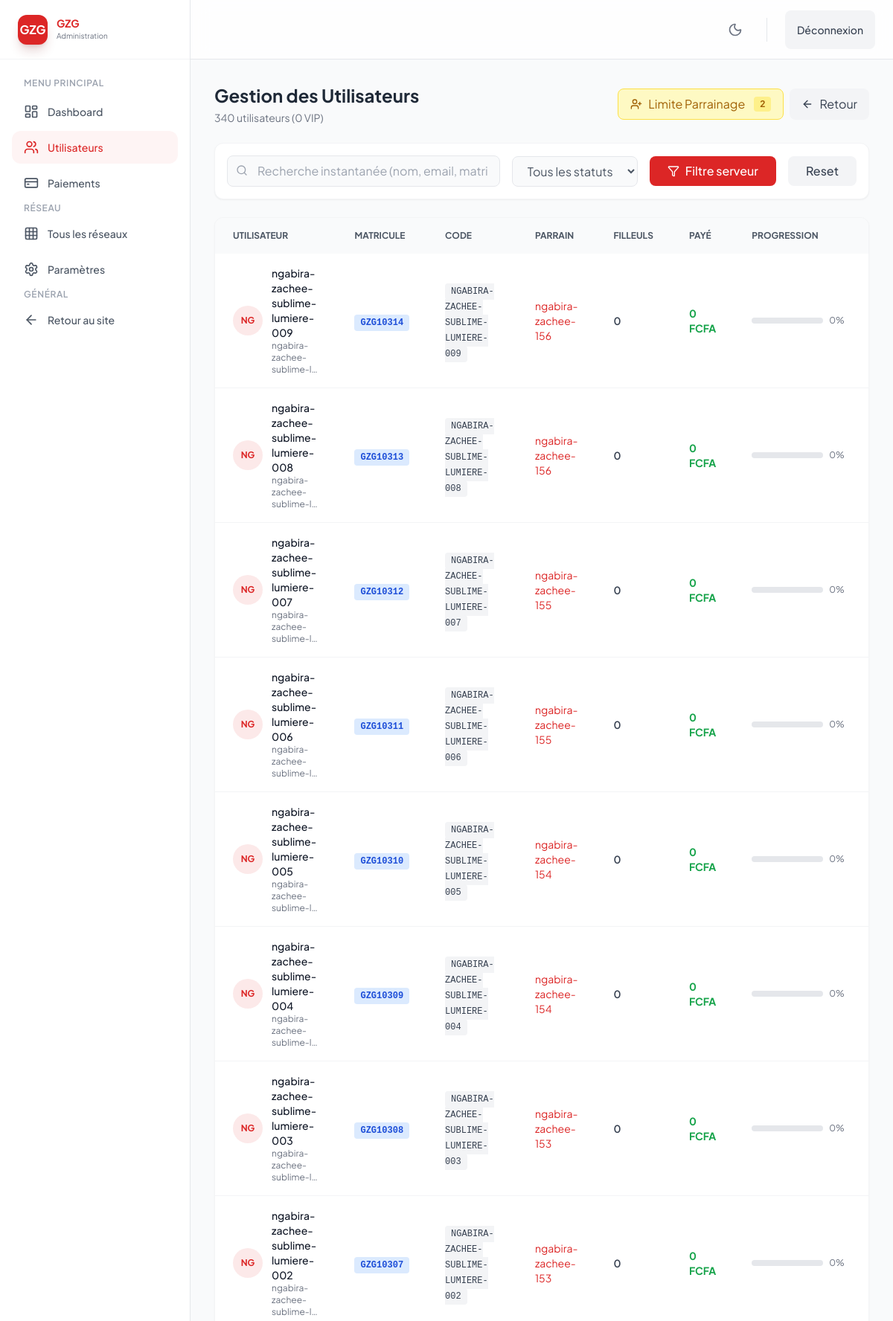
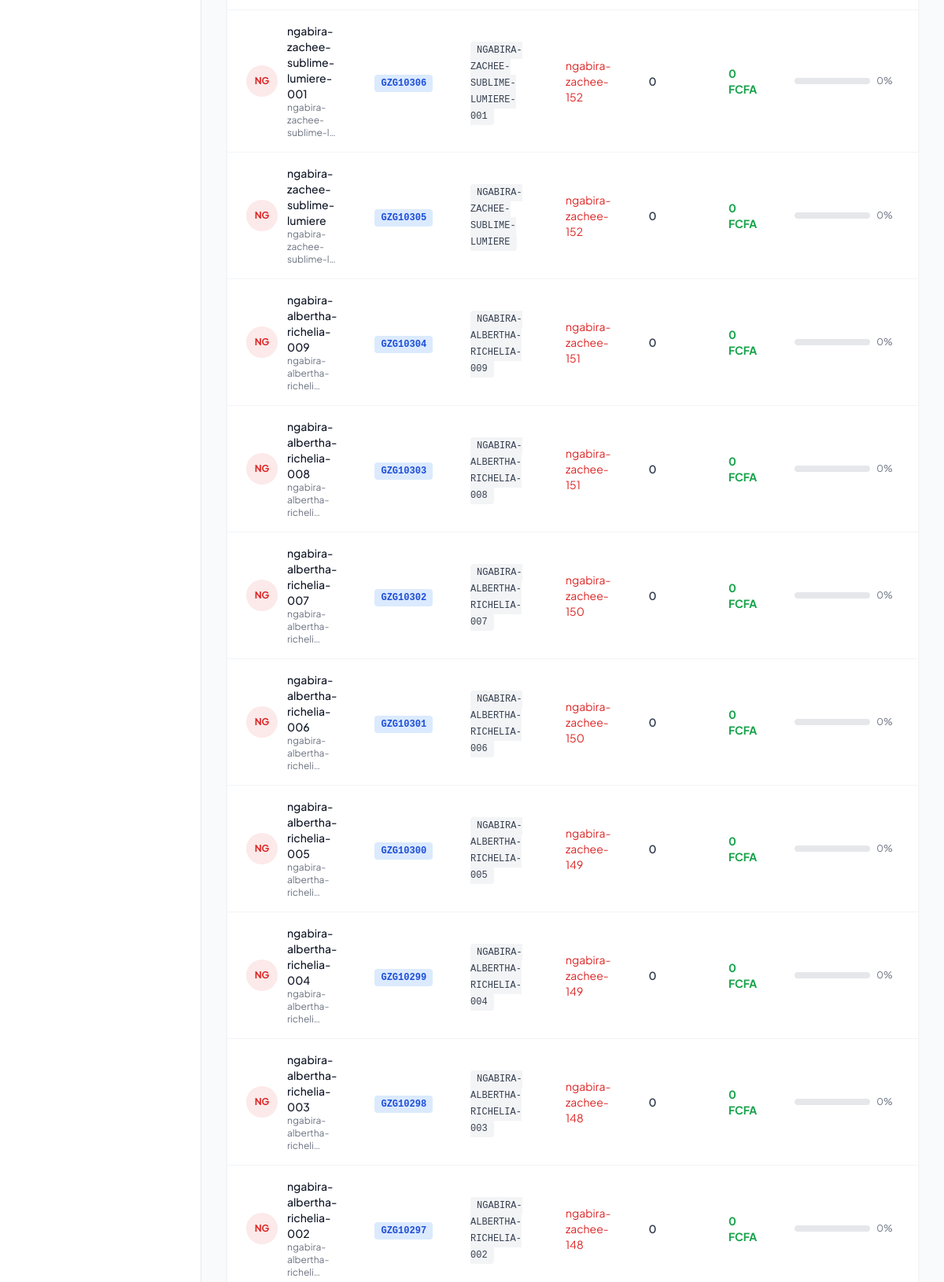
/admin-users/?page=2 (signed in, upper part), run on the app's committed database (2 pictures, top to bottom).
### parrainage/models.py (models this page shows, shortened)
class Profile(models.Model):
    user = models.OneToOneField(User, on_delete=models.CASCADE, related_name='profile')
    matricule = models.CharField(
        max_length=50,
        unique=True,
        blank=True,
        null=True,
        help_text="Matricule unique généré automatiquement (ex: GZG10001)"
    )
    referrer = models.ForeignKey(
        'self',
        on_delete=models.SET_NULL,
        null=True,
        blank=True,
        related_name='referrals'
    )
    referral_code = models.CharField(max_length=50, unique=True, editable=False)
    phone_number = models.CharField(max_length=20, blank=True, null=True, help_text="Numéro de téléphone")
    country = CountryField(blank=True, null=True, help_text="Pays de résidence")
    total_paid = models.DecimalField(max_digits=12, decimal_places=2, default=0.00)
    is_vip = models.BooleanField(default=False)
    reset_token = models.CharField(max_length=64, blank=True, null=True)
    reset_token_expires = models.DateTimeField(blank=True, null=True)
    @property
    def progress_percent(self):
        from decimal import Decimal
        quota = GlobalSettings.get_current_quota()
        if quota <= 0: return 0
        return min((float(self.total_paid) / float(quota)) * 100, 100)

class GlobalSettings(models.Model):
    required_quota = models.DecimalField(
        max_digits=12,
        decimal_places=2,
        default=100000.00,
        help_text="Le montant total pour devenir VIP et accéder aux marchés."
    )
    matricule_prefix = models.CharField(
        max_length=10,
        default="GZG",
        help_text="Préfixe du matricule utilisateur (ex: AEWR, GZG). Les numéros seront générés automatiquement."
    )
    matricule_counter = models.PositiveIntegerField(
        default=10000,
        help_text="Compteur de départ pour la génération des matricules. Le prochain matricule sera PRÉFIXE + ce numéro."
    )
    referral_limit = models.PositiveIntegerField(
        default=2,
        help_text="Nombre maximum de filleuls directs par utilisateur (défaut: 2)"
    )
    updated_at = models.DateTimeField(auto_now=True)
    class Meta:
        verbose_name = "Paramètre Global"
        verbose_name_plural = "Paramètres Globaux"
    @classmethod
    def get_current_quota(cls):
        config, _ = cls.objects.get_or_create(id=1)
        return config.required_quota
    @classmethod
    def get_referral_limit(cls):
        config, _ = cls.objects.get_or_create(id=1)
        return config.referral_limit

### parrainage/views.py (the view)
# urls.py: path('admin-users/', views.admin_users_view, name='admin_users'),
@admin_required
def admin_users_view(request):
    profiles = Profile.objects.select_related('user', 'referrer').all().order_by('-user__date_joined')
    search = request.GET.get('search', '')
    status = request.GET.get('status', '')
    if search:
        profiles = profiles.filter(
            Q(user__username__icontains=search) |
            Q(user__email__icontains=search) |
            Q(referral_code__icontains=search)
        )
    if status == 'vip':
        profiles = profiles.filter(is_vip=True)
    elif status == 'non_vip':
        profiles = profiles.filter(is_vip=False)
    paginator = Paginator(profiles, 25)
    page = request.GET.get('page', 1)
    profiles_page = paginator.get_page(page)
    total_users = profiles.count()
    vip_count = profiles.filter(is_vip=True).count()
    quota = GlobalSettings.get_current_quota()
    referral_limit = GlobalSettings.get_referral_limit()
    context = {
        'profiles': profiles_page,
        'total_users': total_users,
        'vip_count': vip_count,
        'search': search,
        'status': status,
        'quota': quota,
        'referral_limit': referral_limit,
    }
    return render(request, 'parrainage/admin/users.html', context)

### parrainage/views.py (called while the page is built)
def admin_required(view_func):
    @wraps(view_func)
    def _wrapped_view(request, *args, **kwargs):
        if not request.user.is_authenticated:
            return redirect('login')
        if not (request.user.is_staff and request.user.is_superuser):
            messages.error(request, 'Accès refusé. Cette page est réservée aux administrateurs.')
            return redirect('dashboard')
        return view_func(request, *args, **kwargs)
    return _wrapped_view

### templates/parrainage/admin/users.html (shortened to what this page needs)
{% extends 'parrainage/admin/admin_base.html' %}
{% block content %}
<section class="animate-slide-up">
    <div class="flex flex-col md:flex-row justify-between items-center mb-6 gap-4">
        <div>
            <h2 class="text-2xl font-bold text-gray-800 dark:text-white">Gestion des Utilisateurs</h2>
            <p class="text-gray-500 dark:text-gray-400 text-sm mt-1">{{ total_users }} utilisateurs ({{ vip_count }} VIP)</p>
        </div>
        <div class="flex gap-2">
            <button onclick="openReferralLimitModal()" class="px-4 py-2 bg-yellow-100 dark:bg-yellow-900/20 text-yellow-700 dark:text-yellow-300 rounded-lg flex items-center gap-2 hover:bg-yellow-200 dark:hover:bg-yellow-900/30 transition-colors border border-yellow-300 dark:border-yellow-800">
                <i data-lucide="user-plus" class="w-4 h-4"></i>
                <span class="hidden sm:inline">Limite Parrainage</span>
                <span id="current-limit-badge" class="ml-1 px-2 py-0.5 bg-yellow-200 dark:bg-yellow-900/40 rounded text-xs font-bold">
                    {{ referral_limit }}
                </span>
            </button>
            <a href="{% url 'admin_dashboard' %}" class="px-4 py-2 bg-gray-100 dark:bg-slate-700 text-gray-700 dark:text-gray-200 rounded-lg flex items-center gap-2 hover:bg-gray-200 dark:hover:bg-slate-600 transition-colors">
                <i data-lucide="arrow-left" class="w-4 h-4"></i>
                <span class="hidden sm:inline">Retour</span>
            </a>
        </div>
    </div>
    <form method="get" id="filter-form" class="bg-white dark:bg-slate-800 p-4 rounded-xl shadow-sm border border-gray-100 dark:border-slate-700 mb-6">
        <div class="flex flex-wrap gap-4 items-center">
            <div class="relative flex-1 min-w-[200px]">
                <i data-lucide="search" class="w-4 h-4 absolute left-3 top-3 text-gray-400"></i>
                <input type="text" id="instant-search" placeholder="Recherche instantanée (nom, email, matricule, code...)" value="{{ search }}"
                    class="w-full pl-10 pr-4 py-2 rounded-lg bg-gray-50 dark:bg-slate-700 border border-gray-200 dark:border-slate-600 focus:outline-none focus:ring-2 focus:ring-primary/20 dark:text-white">
            </div>
            <select id="status-filter" name="status" class="px-4 py-2 rounded-lg bg-gray-50 dark:bg-slate-700 border border-gray-200 dark:border-slate-600 text-gray-600 dark:text-gray-200 focus:outline-none focus:ring-2 focus:ring-primary/20">
                <option value="">Tous les statuts</option>
            </select>
            <button type="submit" class="px-6 py-2 bg-primary hover:bg-red-700 text-white rounded-lg font-medium transition-colors flex items-center gap-2">
                <i data-lucide="filter" class="w-4 h-4"></i>
                <span class="hidden sm:inline">Filtre serveur</span>
            </button>
            <a href="{% url 'admin_users' %}" class="px-6 py-2 bg-gray-100 dark:bg-slate-700 text-gray-700 dark:text-gray-200 rounded-lg font-medium hover:bg-gray-200 dark:hover:bg-slate-600 transition-colors">
                Reset
            </a>
        </div>
    </form>
    <div class="bg-white dark:bg-slate-800 rounded-xl shadow-sm border border-gray-100 dark:border-slate-700 overflow-hidden">
        <div class="overflow-x-auto">
            <table class="w-full text-left">
                <thead class="bg-gray-50 dark:bg-slate-700/50 text-gray-600 dark:text-gray-300 text-xs uppercase font-semibold">
                    <tr>
                        <th class="px-6 py-4">Utilisateur</th>
                        <th class="px-6 py-4">Matricule</th>
                        <th class="px-6 py-4">Code</th>
                        <th class="px-6 py-4">Parrain</th>
                        <th class="px-6 py-4">Filleuls</th>
                        <th class="px-6 py-4">Payé</th>
                        <th class="px-6 py-4">Progression</th>
                        <th class="px-6 py-4">Statut</th>
                    </tr>
                </thead>
                <tbody class="divide-y divide-gray-100 dark:divide-slate-700 text-sm">
                    {% for profile in profiles %}
                    <tr class="hover:bg-gray-50 dark:hover:bg-slate-700/30 transition-colors">
                        <td class="px-6 py-4">
                            <div class="flex items-center gap-3">
                                <div class="w-10 h-10 rounded-full bg-primary/10 dark:bg-red-900/30 flex items-center justify-center text-xs font-bold text-primary dark:text-red-300 flex-shrink-0">
                                    {{ profile.user.username|slice:":2"|upper }}
                                </div>
                                <div>
                                    <div class="font-medium text-gray-900 dark:text-white">{{ profile.user.username }}</div>
                                    <div class="text-xs text-gray-500 dark:text-gray-400">{{ profile.user.email|truncatechars:25 }}</div>
                                </div>
                            </div>
                        </td>
                        <td class="px-6 py-4">
                            {% if profile.matricule %}
                            <code class="text-xs bg-blue-100 dark:bg-blue-900/30 text-blue-700 dark:text-blue-300 px-2 py-1 rounded font-mono font-bold">{{ profile.matricule }}</code>
                            {% else %}
                            <span class="text-xs text-gray-400 italic">Non généré</span>
                            {% endif %}
                        </td>
                        <td class="px-6 py-4">
                            <code class="text-xs bg-gray-100 dark:bg-slate-700 px-2 py-1 rounded text-gray-700 dark:text-gray-300">{{ profile.referral_code }}</code>
                        </td>
                        <td class="px-6 py-4 text-gray-600 dark:text-gray-300">
                            {% if profile.referrer %}
                                <a href="{% url 'admin_user_detail' profile.referrer.pk %}" class="text-primary dark:text-red-400 hover:underline text-sm">
                                    {{ profile.referrer.user.username }}
                                </a>
                            {% else %}
                                <span class="text-gray-400">-</span>
                            {% endif %}
                        </td>
                        <td class="px-6 py-4">
                            <span class="font-semibold text-gray-700 dark:text-gray-200">{{ profile.referrals.count }}</span>
                        </td>
                        <td class="px-6 py-4">
                            <span class="font-bold text-green-600 dark:text-green-400">{{ profile.total_paid|floatformat:0 }} FCFA</span>
                        </td>
                        <td class="px-6 py-4">
                            <div class="flex items-center gap-2">
                                <div class="w-24 h-2 bg-gray-200 dark:bg-slate-600 rounded-full overflow-hidden">
                                </div>
                                <span class="text-xs text-gray-500 dark:text-gray-400">{{ profile.progress_percent|floatformat:0 }}%</span>
                            </div>
                        </td>
                        <td class="px-6 py-4">
                        </td>
                    </tr>
                    {% endfor %}
                </tbody>
            </table>
        </div>
    </div>
</section>
{% endblock %}

### data on the page
Profile: user.username "NG", user.username "ngabira-zachee-sublime-lumiere-009", user.email "ngabira-zachee-sublime-l…", matricule "GZG10314", referral_code "NGABIRA-ZACHEE-SUBLIME-LUMIERE-009", referrer.user.username "ngabira-zachee-156", referrals.count "0", total_paid "0", progress_percent "0"
Profile: user.username "NG", user.username "ngabira-zachee-sublime-lumiere-008", user.email "ngabira-zachee-sublime-l…", matricule "GZG10313", referral_code "NGABIRA-ZACHEE-SUBLIME-LUMIERE-008", referrer.user.username "ngabira-zachee-156", referrals.count "0", total_paid "0", progress_percent "0"
Profile: user.username "NG", user.username "ngabira-zachee-sublime-lumiere-007", user.email "ngabira-zachee-sublime-l…", matricule "GZG10312", referral_code "NGABIRA-ZACHEE-SUBLIME-LUMIERE-007", referrer.user.username "ngabira-zachee-155", referrals.count "0", total_paid "0", progress_percent "0"
Profile: user.username "NG", user.username "ngabira-zachee-sublime-lumiere-006", user.email "ngabira-zachee-sublime-l…", matricule "GZG10311", referral_code "NGABIRA-ZACHEE-SUBLIME-LUMIERE-006", referrer.user.username "ngabira-zachee-155", referrals.count "0", total_paid "0", progress_percent "0"
Profile: user.username "NG", user.username "ngabira-zachee-sublime-lumiere-005", user.email "ngabira-zachee-sublime-l…", matricule "GZG10310", referral_code "NGABIRA-ZACHEE-SUBLIME-LUMIERE-005", referrer.user.username "ngabira-zachee-154", referrals.count "0", total_paid "0", progress_percent "0"
Profile: user.username "NG", user.username "ngabira-zachee-sublime-lumiere-004", user.email "ngabira-zachee-sublime-l…", matricule "GZG10309", referral_code "NGABIRA-ZACHEE-SUBLIME-LUMIERE-004", referrer.user.username "ngabira-zachee-154", referrals.count "0", total_paid "0", progress_percent "0"
Profile: user.username "NG", user.username "ngabira-zachee-sublime-lumiere-003", user.email "ngabira-zachee-sublime-l…", matricule "GZG10308", referral_code "NGABIRA-ZACHEE-SUBLIME-LUMIERE-003", referrer.user.username "ngabira-zachee-153", referrals.count "0", total_paid "0", progress_percent "0"
Profile: user.username "NG", user.username "ngabira-zachee-sublime-lumiere-002", user.email "ngabira-zachee-sublime-l…", matricule "GZG10307", referral_code "NGABIRA-ZACHEE-SUBLIME-LUMIERE-002", referrer.user.username "ngabira-zachee-153", referrals.count "0", total_paid "0", progress_percent "0"
Profile: user.username "NG", user.username "ngabira-zachee-sublime-lumiere-001", user.email "ngabira-zachee-sublime-l…", matricule "GZG10306", referral_code "NGABIRA-ZACHEE-SUBLIME-LUMIERE-001", referrer.user.username "ngabira-zachee-152", referrals.count "0", total_paid "0", progress_percent "0"
Profile: user.username "NG", user.username "ngabira-zachee-sublime-lumiere", user.email "ngabira-zachee-sublime-l…", matricule "GZG10305", referral_code "NGABIRA-ZACHEE-SUBLIME-LUMIERE", referrer.user.username "ngabira-zachee-152", referrals.count "0", total_paid "0", progress_percent "0"
Profile: user.username "NG", user.username "ngabira-albertha-richelia-009", user.email "ngabira-albertha-richeli…", matricule "GZG10304", referral_code "NGABIRA-ALBERTHA-RICHELIA-009", referrer.user.username "ngabira-zachee-151", referrals.count "0", total_paid "0", progress_percent "0"
Profile: user.username "NG", user.username "ngabira-albertha-richelia-008", user.email "ngabira-albertha-richeli…", matricule "GZG10303", referral_code "NGABIRA-ALBERTHA-RICHELIA-008", referrer.user.username "ngabira-zachee-151", referrals.count "0", total_paid "0", progress_percent "0"
Profile: user.username "NG", user.username "ngabira-albertha-richelia-007", user.email "ngabira-albertha-richeli…", matricule "GZG10302", referral_code "NGABIRA-ALBERTHA-RICHELIA-007", referrer.user.username "ngabira-zachee-150", referrals.count "0", total_paid "0", progress_percent "0"
Profile: user.username "NG", user.username "ngabira-albertha-richelia-006", user.email "ngabira-albertha-richeli…", matricule "GZG10301", referral_code "NGABIRA-ALBERTHA-RICHELIA-006", referrer.user.username "ngabira-zachee-150", referrals.count "0", total_paid "0", progress_percent "0"
Profile: user.username "NG", user.username "ngabira-albertha-richelia-005", user.email "ngabira-albertha-richeli…", matricule "GZG10300", referral_code "NGABIRA-ALBERTHA-RICHELIA-005", referrer.user.username "ngabira-zachee-149", referrals.count "0", total_paid "0", progress_percent "0"
Profile: user.username "NG", user.username "ngabira-albertha-richelia-004", user.email "ngabira-albertha-richeli…", matricule "GZG10299", referral_code "NGABIRA-ALBERTHA-RICHELIA-004", referrer.user.username "ngabira-zachee-149", referrals.count "0", total_paid "0", progress_percent "0"
Profile: user.username "NG", user.username "ngabira-albertha-richelia-003", user.email "ngabira-albertha-richeli…", matricule "GZG10298", referral_code "NGABIRA-ALBERTHA-RICHELIA-003", referrer.user.username "ngabira-zachee-148", referrals.count "0", total_paid "0", progress_percent "0"
Profile: user.username "NG", user.username "ngabira-albertha-richelia-002", user.email "ngabira-albertha-richeli…", matricule "GZG10297", referral_code "NGABIRA-ALBERTHA-RICHELIA-002", referrer.user.username "ngabira-zachee-148", referrals.count "0", total_paid "0", progress_percent "0"

### other printed values
{{ total_users }} "340"
{{ vip_count }} "0"
{{ referral_limit }} "2"
